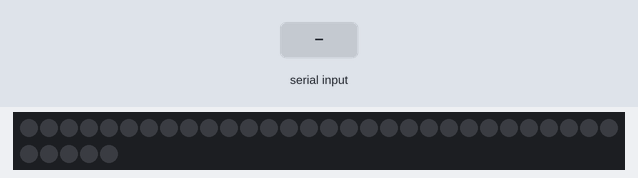
Bench run of a sketch on a simulated Arduino Uno, built with avr-gcc and run on an emulated ATmega328P. Shown: 35 RGB LEDs in strip order, left to right, continuing on the next row. The inputs (shaded band) are chosen by the test bench.

Above: at 1.2 s.
1.3 s: "5\n" received over Serial
2.8 s: "90\n" received over Serial
At 3.3 s:
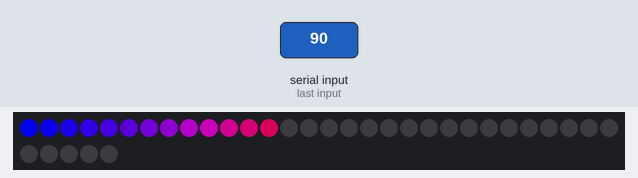
4.3 s: "200\n" received over Serial
At 4.6 s:
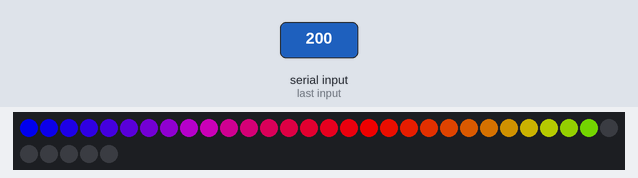
Timing chart, 0 to 7.3 s (numbered marks = the images above; inputs shaded):
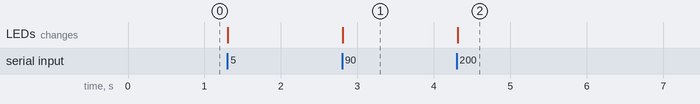

The sketch:

Jauge.ino
```cpp
#include <FastLED.h>

// Configuration des LEDs
#define LED_TYPE    WS2812
#define COLOR_ORDER GRB
#define NUM_LEDS    35          // Mets ici le nombre de groupes de LEDs
#define MAX_VALUE   250
#define BRIGHTNESS  200
#define LED_PIN     3

// Variables globales
CRGB leds[NUM_LEDS];
int currentValue = 0;

void setup() {
  // Initialisation du Serial Monitor
  Serial.begin(9600);

  // Initialisation du ruban LED
  FastLED.addLeds<LED_TYPE, LED_PIN, COLOR_ORDER>(leds, NUM_LEDS);
  FastLED.setBrightness(BRIGHTNESS);

  // Nettoie les LEDs au démarrage
  FastLED.clear();
  FastLED.show();

  // Affiche la jauge initiale
  updateGauge();
}

void loop() {
  // Vérifie si une nouvelle donnée est disponible via le Serial Monitor
  if (Serial.available() > 0) {
    String input = Serial.readStringUntil('\n'); // Lire jusqu'à un saut de ligne
    input.trim();                               // Nettoyer les espaces superflus

    // Vérifie si l'entrée est un nombre valide
    if (isNumeric(input)) {
      int newValue = input.toInt();

      // Si la valeur est valide (entre 0 et MAX_VALUE)
      if (newValue >= 0 && newValue <= MAX_VALUE) {

        currentValue = newValue; // Mets à jour la valeur actuelle

        // Mets à jour les LEDs
        updateGauge();
      } else {
        Serial.println("error plage.");
      }
    } else {
      Serial.println("error");
    }
  }
}

// Fonction pour vérifier si une chaîne est un nombre valide
bool isNumeric(String str) {
  for (char c : str) {
    if (!isDigit(c)) return false;
  }
  return true;
}

// Fonction pour mettre à jour la jauge
void updateGauge() {
  FastLED.clear(); // Efface toutes les LEDs avant la mise à jour

  int threshold = MAX_VALUE / NUM_LEDS; // Chaque LED correspond à un "seuil" de la jauge

  for (int i = 0; i < NUM_LEDS; i++) {
    float progress = float(currentValue - (threshold * i)) / threshold;
    progress = constrain(progress, 0.0, 1.0);

    if (progress > 0.0) {
      leds[i] = getColorGradient(i, NUM_LEDS); // Mets la bonne couleur en fonction de l'index
    } else {
      leds[i] = CRGB::Black; // Éteint les LEDs non concernées
    }
  }

  FastLED.show(); // Mets à jour l'affichage des LEDs
  delay(10);      // Petite pause pour éviter les corruptions de données
}

// Fonction pour générer un dégradé dynamique (bleu -> rouge -> vert)
CRGB getColorGradient(int ledIndex, int totalLeds) {
  float position = float(ledIndex) / (totalLeds - 1);

  uint8_t red, green, blue;

  if (position < 0.5) {
    blue = map(position * 255, 0, 127, 255, 0);
    red = map(position * 255, 0, 127, 0, 255);
    green = 0;
  } else {
    red = map(position * 255, 127, 255, 255, 0);
    green = map(position * 255, 127, 255, 0, 255);
    blue = 0;
  }

  return CRGB(red, green, blue);
}
```

Measured:
- after the input at 2.8 s, the LEDs: change at once (image 1)
- after the input at 4.3 s, the LEDs: change at once (image 2)
